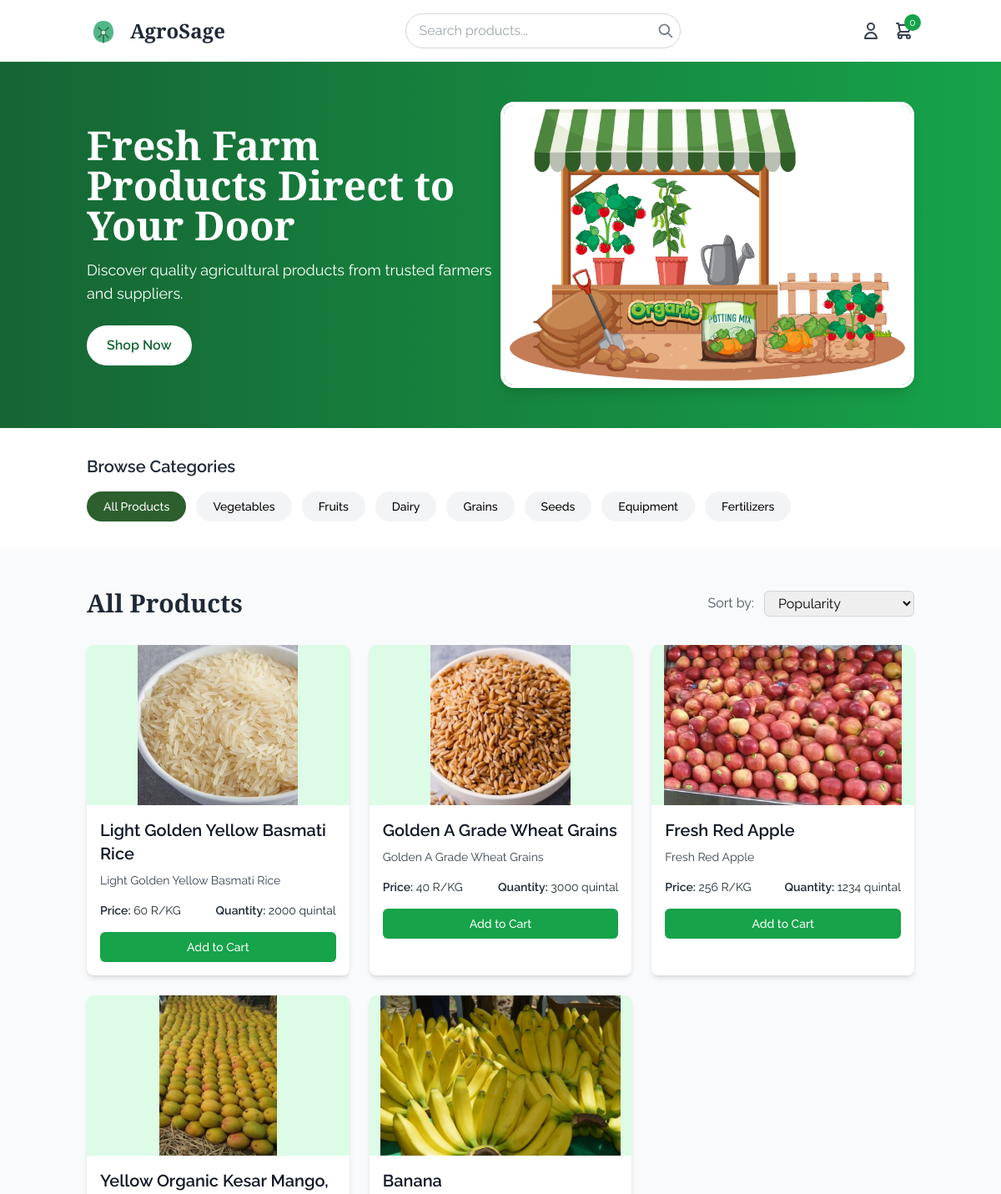
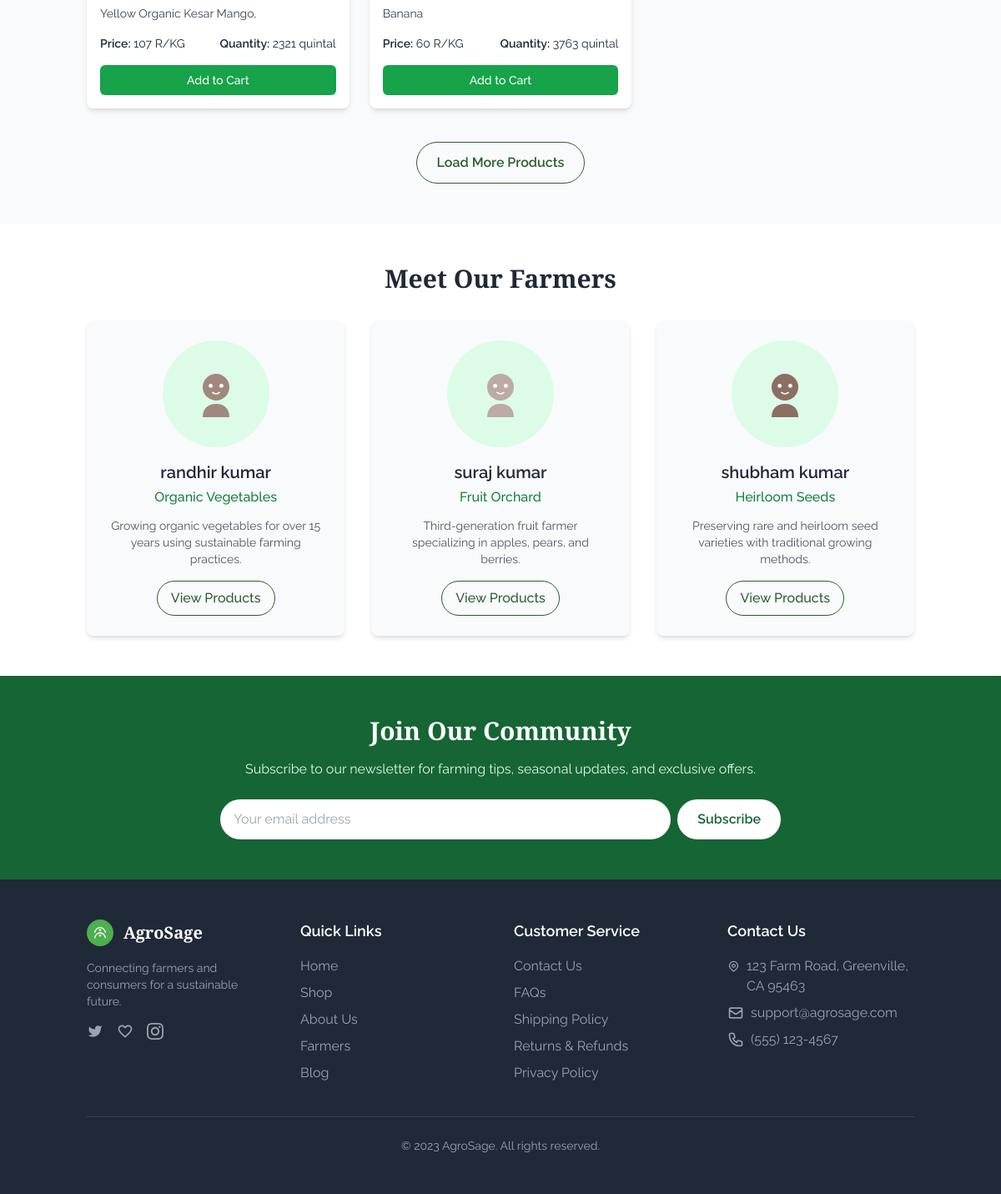
The page /market/ (signed in) on the database its author committed (2 pictures, top to bottom).
### home/models.py (models this page shows, shortened)
class MarketItems(models.Model):
    items_name = models.CharField(max_length=1000)
    items_description = models.TextField(max_length=1000)
    item_price = models.IntegerField()
    item_image = models.ImageField(upload_to='market_items/')
    items_weight = models.IntegerField()

### home/views.py (the view)
# urls.py: path("market/",views.market,name="market"),
def market(request):
    user = request.user
    cart_items = Cart.objects.filter(user=request.user)
    total_count = cart_items.count()
    if user.is_authenticated:
        items = MarketItems.objects.all()
        context = {
            "market_items": items,
            "total_count" : total_count
        }
        return render(request, "marketplace/market.html", context)
    else:
        return redirect("login")  # replace "login" with your login URL name

### templates/marketplace/market.html (shortened to what this page needs)
{% load static %}
<!DOCTYPE html>
<html lang="en">
<head>
    <script src="https://cdn.tailwindcss.com"></script>
</head>
<body>
    <header class="bg-white shadow-sm">
        <div class="container mx-auto px-4 py-4">
            <div class="flex flex-col md:flex-row justify-between items-center">
                <div class="flex items-center mb-4 md:mb-0">
                    <div class="mr-3">
                    </div>
                    <h1 class="text-2xl font-bold heading text-gray-800">AgroSage</h1>
                </div>
                <div class="w-full md:w-1/3 mb-4 md:mb-0">
                    <div class="relative">
                        <input type="text" placeholder="Search products..." class="w-full px-4 py-2 border border-gray-300 rounded-full focus:outline-none focus:ring-2 focus:ring-green-200">
                        <button class="absolute right-2 top-1/2 transform -translate-y-1/2 text-gray-500">
                            <svg xmlns="http://www.w3.org/2000/svg" class="h-5 w-5" fill="none" viewBox="0 0 24 24" stroke="currentColor">
                                <path stroke-linecap="round" stroke-linejoin="round" stroke-width="2" d="M21 21l-6-6m2-5a7 7 0 11-14 0 7 7 0 0114 0z" />
                            </svg>
                        </button>
                    </div>
                </div>
                <div class="flex items-center space-x-4">
                    <a href="#" class="text-gray-700 hover:text-green-700">
                        <svg xmlns="http://www.w3.org/2000/svg" class="h-6 w-6" fill="none" viewBox="0 0 24 24" stroke="currentColor">
                            <path stroke-linecap="round" stroke-linejoin="round" stroke-width="2" d="M16 7a4 4 0 11-8 0 4 4 0 018 0zM12 14a7 7 0 00-7 7h14a7 7 0 00-7-7z" />
                        </svg>
                    </a>
                    <a href="{% url "view_cart" %}" class="text-gray-700 hover:text-green-700 relative">
                        <span class="absolute -top-2 -right-2 bg-green-600 text-white text-xs rounded-full h-5 w-5 flex items-center justify-center">{{total_count}}</span>
                    </a>
                </div>
            </div>
        </div>
    </header>
    <section class="bg-gradient-to-r from-green-800 to-green-600 text-white py-12">
        <div class="container mx-auto px-4">
            <div class="flex flex-col md:flex-row items-center">
                <div class="md:w-1/2 mb-8 md:mb-0">
                    <h2 class="text-4xl md:text-5xl font-bold heading mb-4">Fresh Farm Products Direct to Your Door</h2>
                    <p class="text-lg mb-6">Discover quality agricultural products from trusted farmers and suppliers.</p>
                    <button class="bg-white text-green-800 px-6 py-3 rounded-full font-semibold hover:bg-gray-100 transition duration-300">Shop Now</button>
                </div>
                <div class="md:w-1/2 flex justify-center">
                    <img class="w-full h-auto object-cover rounded-2xl shadow-lg border-4 border-white"" src="{% static 'media/17843244.jpg' %}" alt="">
                </div>
            </div>
        </div>
    </section>
    <section class="py-8 bg-white">
        <div class="container mx-auto px-4">
            <h3 class="text-xl font-semibold text-gray-800 mb-4">Browse Categories</h3>
            <div class="flex flex-wrap gap-3">
                <button class="category-pill active px-5 py-2 rounded-full text-sm font-medium transition-all duration-300">All Products</button>
                <button class="category-pill px-5 py-2 rounded-full text-sm font-medium bg-gray-100 hover:bg-gray-200 transition-all duration-300">Vegetables</button>
                <button class="category-pill px-5 py-2 rounded-full text-sm font-medium bg-gray-100 hover:bg-gray-200 transition-all duration-300">Fruits</button>
                <button class="category-pill px-5 py-2 rounded-full text-sm font-medium bg-gray-100 hover:bg-gray-200 transition-all duration-300">Dairy</button>
                <button class="category-pill px-5 py-2 rounded-full text-sm font-medium bg-gray-100 hover:bg-gray-200 transition-all duration-300">Grains</button>
                <button class="category-pill px-5 py-2 rounded-full text-sm font-medium bg-gray-100 hover:bg-gray-200 transition-all duration-300">Seeds</button>
                <button class="category-pill px-5 py-2 rounded-full text-sm font-medium bg-gray-100 hover:bg-gray-200 transition-all duration-300">Equipment</button>
                <button class="category-pill px-5 py-2 rounded-full text-sm font-medium bg-gray-100 hover:bg-gray-200 transition-all duration-300">Fertilizers</button>
            </div>
        </div>
    </section>
    <section class="py-12 bg-gray-50">
        <div class="container mx-auto px-4">
            <div class="flex justify-between items-center mb-8">
                <h2 class="text-3xl font-bold heading text-gray-800">All Products</h2>
                <div class="flex items-center">
                    <span class="mr-3 text-gray-600">Sort by:</span>
                    <select class="border border-gray-300 rounded-md px-3 py-1 focus:outline-none focus:ring-2 focus:ring-green-200">
                        <option>Popularity</option>
                    </select>
                </div>
            </div>
            <div class="grid grid-cols-1 sm:grid-cols-2 md:grid-cols-3 gap-6">
            {% for item in market_items %}
            <div class="bg-white rounded-lg overflow-hidden shadow-md hover:shadow-xl transition-all duration-300">
                <div class="h-48 bg-green-100 flex items-center justify-center">
                {% if item.item_image %}
                    <img src="{{ item.item_image.url }}" alt="{{ item.items_name }}" class="h-full w-auto object-contain">
                {% endif %}
                </div>
                <div class="p-4">
                <h3 class="text-xl font-semibold text-gray-900 mb-2">{{ item.items_name }}</h3>
                <p class="text-gray-700 text-sm mb-4">{{ item.items_description }}</p>
                <div class="flex justify-between items-center text-sm text-gray-800 mb-4">
                    <div>
                    <span class="font-semibold">Price:</span> {{ item.item_price }} R/KG
                    </div>
                    <div>
                    <span class="font-semibold">Quantity:</span> {{ item.items_weight }} quintal
                    </div>
                </div>
                <button
                class="w-full bg-green-600 hover:bg-green-700 text-white text-sm font-medium py-2 rounded-md transition"
                onclick="window.location.href='{% url 'add_to_cart' item.id %}'">
                Add to Cart
                </button>
                </div>
            </div>
            {% endfor %}
            </div>
            <div class="mt-10 flex justify-center">
                <button class="btn-outline px-6 py-3 rounded-full font-semibold">Load More Products</button>
            </div>
        </div>
    </section>
    <section class="py-12 bg-white">
        <div class="container mx-auto px-4">
            <h2 class="text-3xl font-bold heading text-gray-800 mb-8 text-center">Meet Our Farmers</h2>
            <div class="grid grid-cols-1 md:grid-cols-3 gap-8">
                <div class="bg-gray-50 rounded-lg overflow-hidden shadow-md p-6 text-center">
                    <div class="w-32 h-32 mx-auto bg-green-100 rounded-full flex items-center justify-center mb-4">
                    </div>
                    <h3 class="text-xl font-semibold text-gray-800 mb-1">randhir kumar</h3>
                    <p class="text-green-700 font-medium mb-3">Organic Vegetables</p>
                    <p class="text-gray-600 text-sm mb-4">Growing organic vegetables for over 15 years using sustainable farming practices.</p>
                    <button class="btn-outline px-4 py-2 rounded-full font-medium">View Products</button>
                </div>
                <div class="bg-gray-50 rounded-lg overflow-hidden shadow-md p-6 text-center">
                    <div class="w-32 h-32 mx-auto bg-green-100 rounded-full flex items-center justify-center mb-4">
                    </div>
                    <h3 class="text-xl font-semibold text-gray-800 mb-1">suraj kumar</h3>
                    <p class="text-green-700 font-medium mb-3">Fruit Orchard</p>
                    <p class="text-gray-600 text-sm mb-4">Third-generation fruit farmer specializing in apples, pears, and berries.</p>
                    <button class="btn-outline px-4 py-2 rounded-full font-medium">View Products</button>
                </div>
                <div class="bg-gray-50 rounded-lg overflow-hidden shadow-md p-6 text-center">
                    <div class="w-32 h-32 mx-auto bg-green-100 rounded-full flex items-center justify-center mb-4">
                    </div>
                    <h3 class="text-xl font-semibold text-gray-800 mb-1">shubham kumar</h3>
                    <p class="text-green-700 font-medium mb-3">Heirloom Seeds</p>
                    <p class="text-gray-600 text-sm mb-4">Preserving rare and heirloom seed varieties with traditional growing methods.</p>
                    <button class="btn-outline px-4 py-2 rounded-full font-medium">View Products</button>
                </div>
            </div>
        </div>
    </section>
    <section class="py-12 bg-green-800 text-white">
        <div class="container mx-auto px-4">
            <div class="max-w-2xl mx-auto text-center">
                <h2 class="text-3xl font-bold heading mb-4">Join Our Community</h2>
                <p class="text-green-100 mb-6">Subscribe to our newsletter for farming tips, seasonal updates, and exclusive offers.</p>
                <div class="flex flex-col sm:flex-row gap-2">
                    <input type="email" placeholder="Your email address" class="flex-grow px-4 py-3 rounded-full text-gray-800 focus:outline-none focus:ring-2 focus:ring-green-500">
                    <button class="bg-white text-green-800 px-6 py-3 rounded-full font-semibold hover:bg-gray-100 transition duration-300">Subscribe</button>
                </div>
            </div>
        </div>
    </section>
    <footer class="bg-gray-800 text-white py-12">
        <div class="container mx-auto px-4">
            <div class="grid grid-cols-1 md:grid-cols-4 gap-8">
                <div>
                    <div class="flex items-center mb-4">
                        <div class="mr-3">
                        </div>
                        <h3 class="text-xl font-bold heading">AgroSage</h3>
                    </div>
                    <p class="text-gray-400 text-sm mb-4">Connecting farmers and consumers for a sustainable future.</p>
                    <div class="flex space-x-4">
                        <a href="#" class="text-gray-400 hover:text-white">
                        </a>
                        <a href="#" class="text-gray-400 hover:text-white">
                        </a>
                        <a href="#" class="text-gray-400 hover:text-white">
                        </a>
                    </div>
                </div>
                <div>
                    <h4 class="text-lg font-semibold mb-4">Quick Links</h4>
                    <ul class="space-y-2">
                        <li><a href="#" class="text-gray-400 hover:text-white">Home</a></li>
                        <li><a href="#" class="text-gray-400 hover:text-white">Shop</a></li>
                        <li><a href="#" class="text-gray-400 hover:text-white">About Us</a></li>
                        <li><a href="#" class="text-gray-400 hover:text-white">Farmers</a></li>
                        <li><a href="#" class="text-gray-400 hover:text-white">Blog</a></li>
                    </ul>
                </div>
                <div>
                    <h4 class="text-lg font-semibold mb-4">Customer Service</h4>
                    <ul class="space-y-2">
                        <li><a href="#" class="text-gray-400 hover:text-white">Contact Us</a></li>
                        <li><a href="#" class="text-gray-400 hover:text-white">FAQs</a></li>
                        <li><a href="#" class="text-gray-400 hover:text-white">Shipping Policy</a></li>
                        <li><a href="#" class="text-gray-400 hover:text-white">Returns & Refunds</a></li>
                        <li><a href="#" class="text-gray-400 hover:text-white">Privacy Policy</a></li>
                    </ul>
                </div>
                <div>
                    <h4 class="text-lg font-semibold mb-4">Contact Us</h4>
                    <ul class="space-y-2">
                        <li class="flex items-start">
                            <span class="text-gray-400">123 Farm Road, Greenville, CA 95463</span>
                        </li>
                        <li class="flex items-start">
                            <svg xmlns="http://www.w3.org/2000/svg" class="h-5 w-5 mr-2 mt-0.5 text-gray-400" fill="none" viewBox="0 0 24 24" stroke="currentColor">
                                <path stroke-linecap="round" stroke-linejoin="round" stroke-width="2" d="M3 8l7.89 5.26a2 2 0 002.22 0L21 8M5 19h14a2 2 0 002-2V7a2 2 0 00-2-2H5a2 2 0 00-2 2v10a2 2 0 002 2z" />
                            </svg>
                            <span class="text-gray-400">support@agrosage.com</span>
                        </li>
                        <li class="flex items-start">
                            <span class="text-gray-400">(555) 123-4567</span>
                        </li>
                    </ul>
                </div>
            </div>
            <div class="border-t border-gray-700 mt-10 pt-6 text-center text-gray-400 text-sm">
                <p>&copy; 2023 AgroSage. All rights reserved.</p>
            </div>
        </div>
    </footer>
</body>
</html>

### templates/marketplace/market.html (style rules this page uses)
body { font-family: 'Raleway', sans-serif; background-color: #f7f5f0; }
.heading { font-family: 'Playfair Display', serif; }
.btn-outline { border: 1px solid #2c5e2e; color: #2c5e2e; transition: all 0.3s ease; }
.category-pill.active { background-color: #2c5e2e; color: white; }

### rows shown on the page
MarketItems: item_image (picture), items_name "Light Golden Yellow Basmati Rice", items_description "Light Golden Yellow Basmati Rice", item_price "60", items_weight "2000"
MarketItems: item_image (picture), items_name "Golden A Grade Wheat Grains", items_description "Golden A Grade Wheat Grains", item_price "40", items_weight "3000"
MarketItems: item_image (picture), items_name "Fresh Red Apple", items_description "Fresh Red Apple", item_price "256", items_weight "1234"
MarketItems: item_image (picture), items_name "Yellow Organic Kesar Mango,", items_description "Yellow Organic Kesar Mango,", item_price "107", items_weight "2321"
MarketItems: item_image (picture), items_name "Banana", items_description "Banana", item_price "60", items_weight "3763"

### other values the page prints
{{ total_count }} "0"
